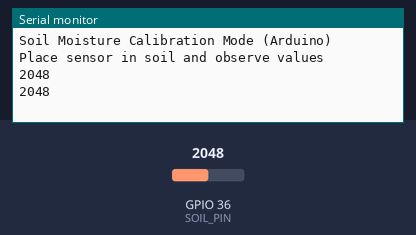
Recording of a sketch running on a simulated ESP32. Shown: the last lines printed to the serial monitor. The test bench sets the inputs (shaded band); at power-on: GPIO 36 (SOIL_PIN) = 2048.

Above: at 2.2 s.
2.3 s: GPIO 36 (SOIL_PIN) set to 2866
At 3.4 s:
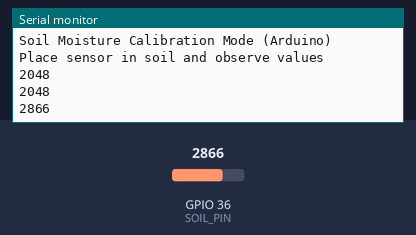
3.8 s: GPIO 36 (SOIL_PIN) set to 3603
At 4.8 s:
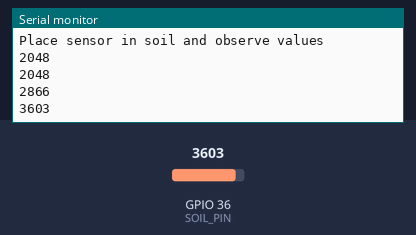
Timing chart, 0 to 6.8 s (numbered marks = the images above; inputs shaded):
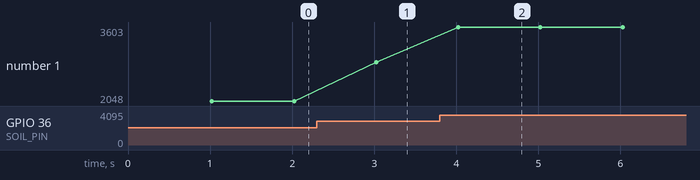

The sketch:

caliberation.ino
```cpp
// #define SOIL_PIN 34

// void setup() {
//   Serial.begin(115200);
// }

// void loop() {
//   int value = analogRead(SOIL_PIN);
//   Serial.println(value);
//   delay(1000);
// }


#define SOIL_PIN A0   // Analog pin

void setup() {
  Serial.begin(9600);
  delay(1000);
  Serial.println("Soil Moisture Calibration Mode (Arduino)");
  Serial.println("Place sensor in soil and observe values");
}

void loop() {
  int soilValue = analogRead(SOIL_PIN);  // 0–1023
  Serial.println(soilValue);
  delay(1000);
}
```

Measured:
- after the input at 2.3 s, the serial monitor: prints a new line after 0.73 s (image 1)
- after the input at 3.8 s, the serial monitor: prints a new line after 0.23 s (image 2)
- plotted number 1: 2048 → 2866 after the input at 2.3 s, 2866 → 3603 after the input at 3.8 s
